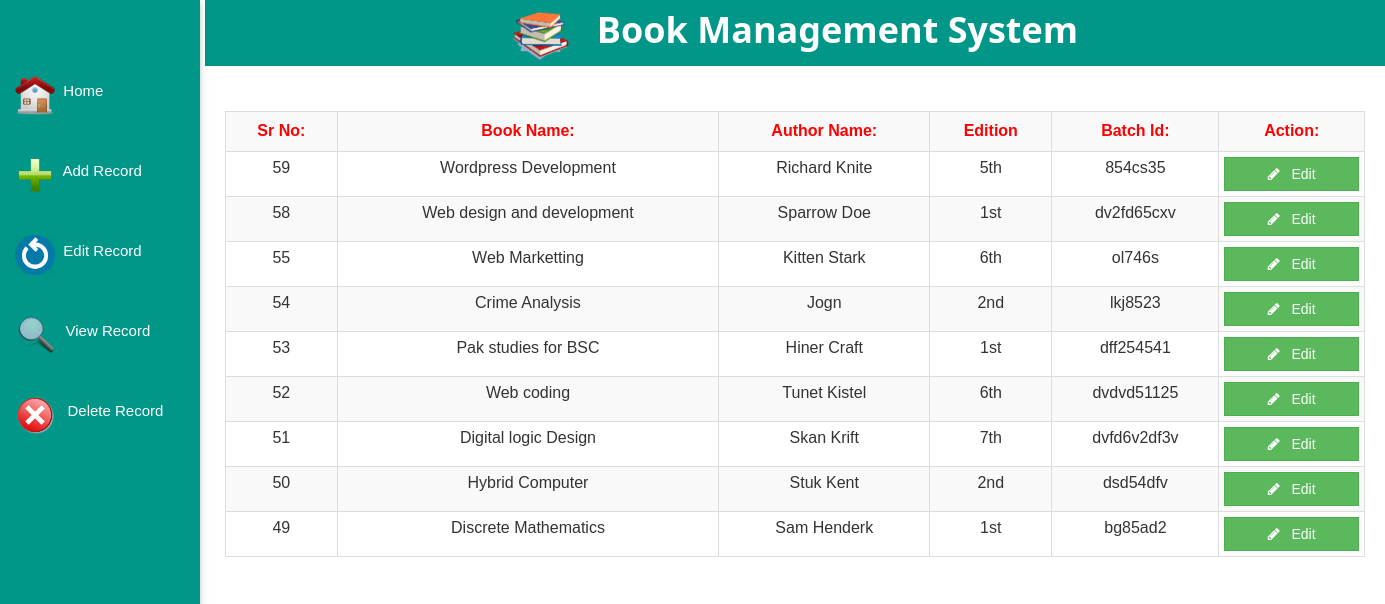
Screenshot of /index.php/manage/edit with the database file from the repository.
### tables this page shows
CREATE TABLE `bookrecords` (
  `id` int(11) NOT NULL,
  `name` varchar(500) NOT NULL,
  `author` varchar(500) NOT NULL,
  `title` varchar(500) NOT NULL,
  `batchid` varchar(500) NOT NULL,
  `edition` varchar(500) NOT NULL
);

### application/controllers/manage.php (called while the page is built, shortened)
<?php
class manage extends CI_Controller{
	public function edit(){
		$this->load->model("management");
		$editBooks['records'] = $this->management->editpage();
		$this->load->view("bookManagement/editpage", $editBooks);
	}
}
?>

### index.php (called while the page is built, shortened)
<?php
require_once BASEPATH.'core/CodeIgniter.php';

### application/models/management.php (called while the page is built, shortened)
<?php
class management extends CI_Model{
		public function editpage(){
		$this->db->order_by("id", "desc");
		$res = $this->db->get("bookrecords");
		return $res->result_array();
	}
}
?>

### application/views/bookManagement/editpage.php (the view, shortened to what this page needs)
<?php include("sidebar.php");  ?>
<html>
<head>
</head>
<body>
<br><br>
	<div class="container">
		<table class="table table-striped table-bordered table-responsive" >
			<tr>		<th>Sr No:</th>		<th>Book Name:</th>		<th>Author Name:</th>		<th>Edition</th>				<th>Batch Id:</th>			<th>Action:</th>			</tr>
			<tr>
				<?php foreach ($records as $row ): ?>
				<td><?php echo $row['id']; ?></td>
				<td><?php echo $row['name']; ?></td>
				<td><?php echo $row['author']; ?></td>
				<td><?php echo $row['edition']; ?></td>
				<td><?php echo $row['batchid']; ?></td>
				<td><a href="http://localhost:8080/book-management/ci/manage/updateRecord/<?php echo $row['id'] ?>"><button style="border-radius:0px;" class="btn btn-success btn-block"><i class="fa fa-pencil" aria-hidden="true"></i> &nbsp;&nbsp;Edit</button></a></td>
			</tr>
				<?php endforeach; ?>
		</table>
	</div>
</body>
</html>

### files/w3.css files/w3.css (style rules this page uses)
*,*:before,*:after { box-sizing:inherit }
html { -ms-text-size-adjust:100%;-webkit-text-size-adjust:100% }
body { margin:0 }
a { background-color:transparent;-webkit-text-decoration-skip:objects }
button,input,select,textarea { font:inherit;margin:0 }
button,input { overflow:visible }
button,select { text-transform:none }
button,html [type=button],[type=reset],[type=submit] { -webkit-appearance:button }
html,body { font-family:Verdana,sans-serif;font-size:15px;line-height:1.5 }
html { overflow-x:hidden }
a { color:inherit }

### application/views/bookManagement/editpage.php (style rules this page uses)
.table th { color: red; text-align: center; }
.table td { text-align: center; }
.table tbody tr td { padding: 5px; }

### rows the page displays
bookrecords: id "59", name "Wordpress Development", author "Richard Knite", edition "5th", batchid "854cs35"
bookrecords: id "58", name "Web design and development", author "Sparrow Doe", edition "1st", batchid "dv2fd65cxv"
bookrecords: id "55", name "Web Marketting", author "Kitten Stark", edition "6th", batchid "ol746s"
bookrecords: id "54", name "Crime Analysis", author "Jogn", edition "2nd", batchid "lkj8523"
bookrecords: id "53", name "Pak studies for BSC", author "Hiner Craft", edition "1st", batchid "dff254541"
bookrecords: id "52", name "Web coding", author "Tunet Kistel", edition "6th", batchid "dvdvd51125"
bookrecords: id "51", name "Digital logic Design", author "Skan Krift", edition "7th", batchid "dvfd6v2df3v"
bookrecords: id "50", name "Hybrid Computer", author "Stuk Kent", edition "2nd", batchid "dsd54dfv"
bookrecords: id "49", name "Discrete Mathematics", author "Sam Henderk", edition "1st", batchid "bg85ad2"
